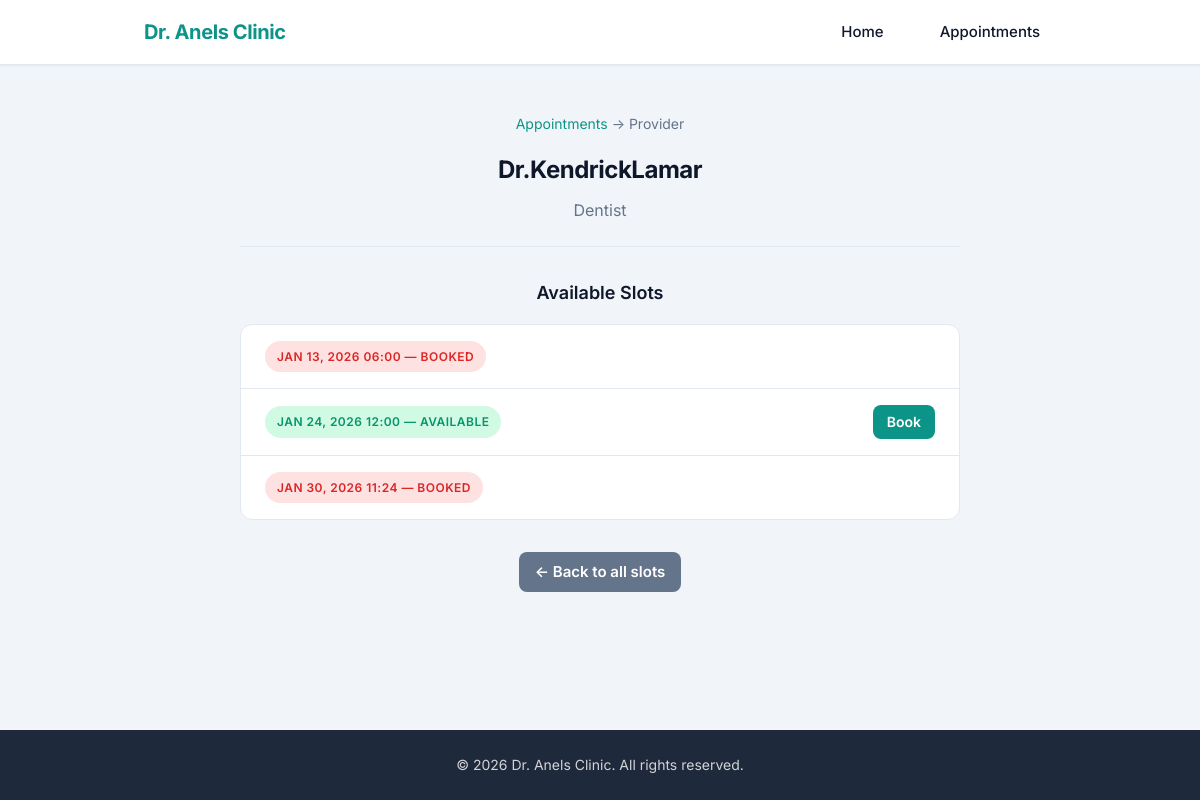
/provider/1/, run on an earlier commit of the app's database.
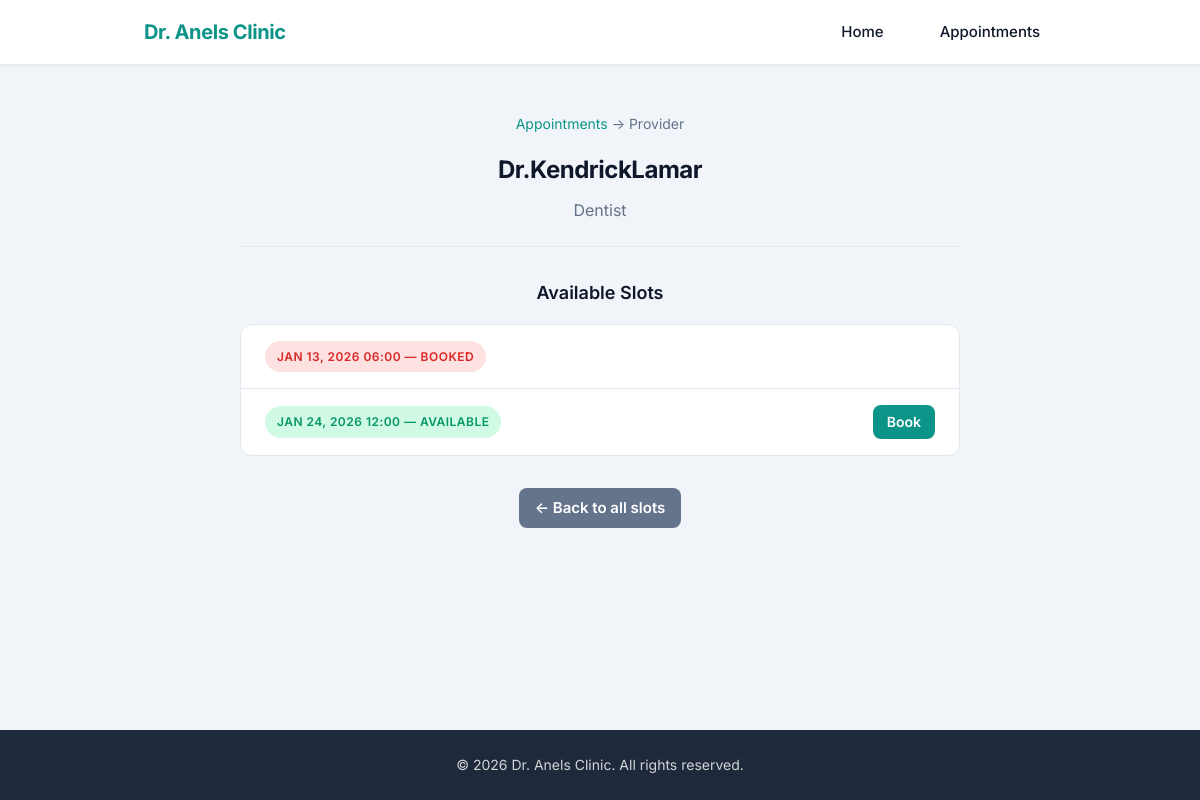
And on a later commit of the database.
### booking/models.py (models this page shows, shortened)
class TimeSlot(models.Model):
    provider = models.ForeignKey(Provider, on_delete=models.CASCADE)
    start_time = models.DateTimeField()
    end_time = models.DateTimeField()
    is_booked = models.BooleanField(default=False)

### booking/views.py (the view)
# urls.py: path('provider/<int:provider_id>/', provider_detail, name='provider_detail'),
def provider_detail(request, provider_id):
    provider = get_object_or_404(Provider, id=provider_id)
    slots = TimeSlot.objects.filter(provider=provider).order_by('start_time')
    return render(
        request,
        'booking/doctor.html',
        {'provider': provider, 'slots': slots},
    )

### booking/templates/booking/doctor.html (shortened to what this page needs)
{% extends 'booking/base.html' %}
{% load static %}
{% block content %}
<div class="container">
    <p class="breadcrumb"><a href="{% url 'slots' %}">Appointments</a> → Provider</p>
    <header class="page-header">
        <h2>{{ provider.user.get_full_name|default:provider.user.username }}</h2>
        <p class="meta">{{ provider.specialization }}</p>
    </header>
    <h3 class="section-title">Available Slots</h3>
    {% if slots %}
        <ul class="slot-list">
            {% for slot in slots %}
                <li class="slot-item">
                    {% if slot.is_booked %}
                        <span class="status booked">{{ slot.start_time|date:"M d, Y H:i" }} — Booked</span>
                    {% else %}
                        <span class="status available">{{ slot.start_time|date:"M d, Y H:i" }} — Available</span>
                        <a href="{% url 'slots' %}" class="btn btn-small">Book</a>
                    {% endif %}
                </li>
            {% endfor %}
        </ul>
    {% else %}
        <p class="empty-msg">No slots available for this provider.</p>
    {% endif %}
    <a href="{% url 'slots' %}" class="btn btn-back">← Back to all slots</a>
</div>
{% endblock %}

What changed in the data, as far as the page shows it:
removed TimeSlot: start_time "JAN 30, 2026 11:24"
